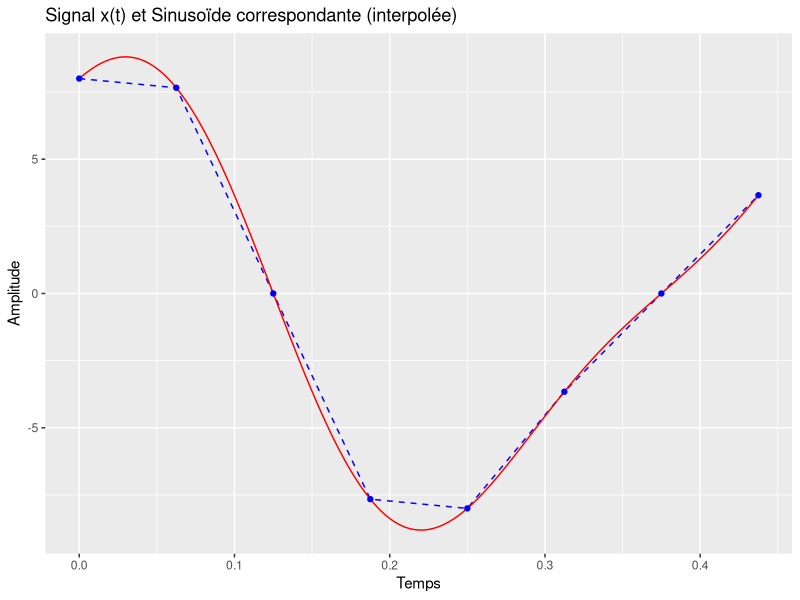
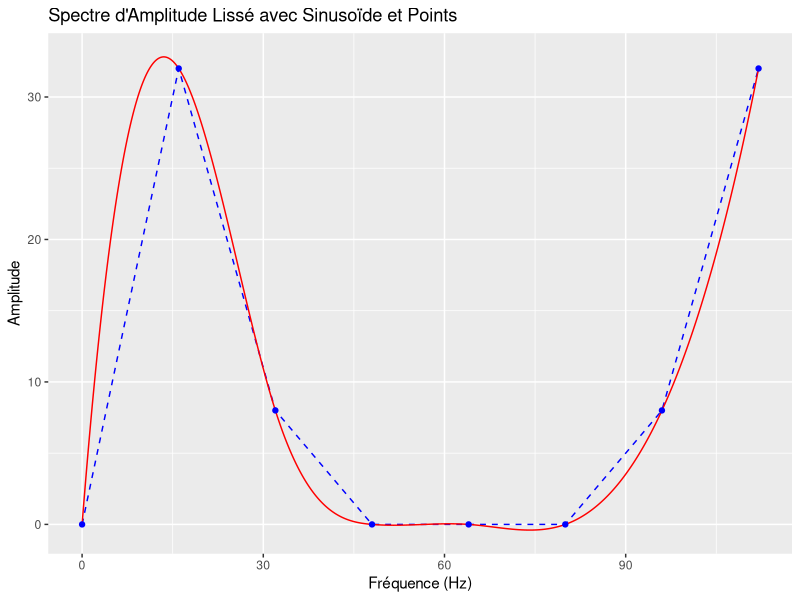

The R script that drew these images, in order:
### Question 1 ###

# Définir les paramètres
N <- 8
Te <- 1/16  # Période d'échantillonnage (fe = 16 Hz)
t <- seq(0, (N-1)*Te, by=Te)  # Créer un vecteur de temps
n <- 0:(N-1)
xt <- 2 * sin(8 * pi * t) + 8 * cos(4 * pi * t)

# Définir la fonction x(t)
x <- function(t) {
  return(2 * sin(8 * pi * t) + 8 * cos(4 * pi * t))
}

# Échantillonner le signal x(t) pour obtenir xn
xn <- x(t)

# Calculer la TFD
Xk <- complex(real=rep(0,N), imaginary=rep(0,N)) # Initialiser un vecteur complexe

for (k in 0:(N-1)) {
  for (nn in n) {
    Xk[k+1] = Xk[k+1] + xt[nn+1] * exp(-1i * 2 * pi * k * nn / N)
  }
}

Xk <- round(Xk, digits = 8)

print(Xk)

### Question 2 ###

library(ggplot2)

# Créer un data frame pour le signal xn
df_signal <- data.frame(t, xn)

# Créer un vecteur de temps pour une interpolation plus fine
t_interpolation <- seq(0, (N-1)*Te, length.out = 1000)

# Calculer la sinusoïde correspondante à votre signal avec interpolation
sinusoide_interpol <- 2 * sin(8 * pi * t_interpolation) + 8 * cos(4 * pi * t_interpolation)

# Créer un data frame pour la sinusoïde interpolée
df_sinusoide_interpol <- data.frame(t = t_interpolation, sinusoide = sinusoide_interpol)

# Tracer le signal et la sinusoïde interpolée sur le même graphique
(
  ggplot() +
    geom_line(data = df_signal, aes(x = t, y = xn), color = "blue", linetype = "dashed") +
    geom_path(data = df_sinusoide_interpol, aes(x = t, y = sinusoide), color = "red") +
    geom_point(data = df_signal, aes(x = t, y = xn), color = "blue") +  # Ajouter des points bleus pour le signal
    labs(x = "Temps", y = "Amplitude") +
    ggtitle("Signal x(t) et Sinusoïde correspondante (interpolée)")
)

# Calculer le spectre d'amplitude
amplitude_spectrum <- Mod(Xk)

# Créer un data frame pour le spectre d'amplitude
df_spectrum <- data.frame(
  frequency = seq(0, (N-1)*(1/Te), by=1/Te),
  amplitude_spectrum
)

# Effectuer une interpolation pour obtenir une courbe lisse
smoothed_spectrum <- spline(df_spectrum$frequency, df_spectrum$amplitude_spectrum, n=1000)

# Créer un nouveau data frame pour les données lissées
df_smoothed_spectrum <- data.frame(
  frequency = smoothed_spectrum$x,
  amplitude_spectrum = smoothed_spectrum$y
)

# Tracer le spectre d'amplitude lissé avec les points originaux
(
  ggplot(df_spectrum, aes(x=frequency))
  + geom_line(aes(y=amplitude_spectrum), color="blue", linetype = "dashed")  # Tracer le spectre d'amplitude original sous forme de courbe bleue
  + geom_line(data=df_smoothed_spectrum, aes(x=frequency, y=amplitude_spectrum), color="red")  # Tracer le spectre d'amplitude lissé sous forme de courbe rouge
  + geom_point(data=df_spectrum, aes(x=frequency, y=amplitude_spectrum), color="blue")  # Ajouter des points bleus aux sommets de la courbe originale
  + labs(x="Fréquence (Hz)", y="Amplitude")
  + ggtitle("Spectre d'Amplitude Lissé avec Sinusoïde et Points")
)
